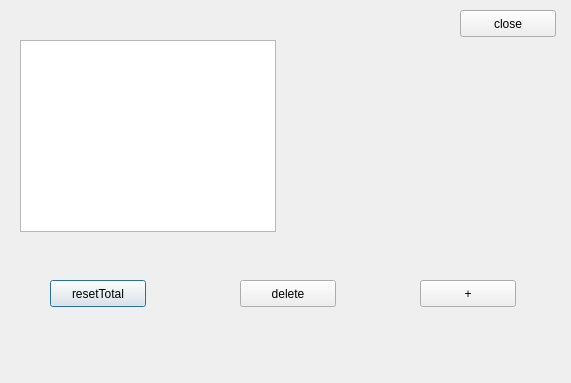
<?xml version="1.0" encoding="UTF-8"?>
<ui version="4.0">
 <class>ManageSubjectDialog</class>
 <widget class="QDialog" name="ManageSubjectDialog">
  <property name="geometry">
   <rect>
    <x>0</x>
    <y>0</y>
    <width>571</width>
    <height>383</height>
   </rect>
  </property>
  <property name="windowTitle">
   <string>Dialog</string>
  </property>
  <widget class="QListWidget" name="subjectList">
   <property name="geometry">
    <rect>
     <x>20</x>
     <y>40</y>
     <width>256</width>
     <height>192</height>
    </rect>
   </property>
  </widget>
  <widget class="QPushButton" name="resetStudieTotal">
   <property name="geometry">
    <rect>
     <x>50</x>
     <y>280</y>
     <width>96</width>
     <height>27</height>
    </rect>
   </property>
   <property name="text">
    <string>resetTotal</string>
   </property>
  </widget>
  <widget class="QPushButton" name="deletSubject">
   <property name="geometry">
    <rect>
     <x>240</x>
     <y>280</y>
     <width>96</width>
     <height>27</height>
    </rect>
   </property>
   <property name="text">
    <string>delete</string>
   </property>
  </widget>
  <widget class="QPushButton" name="addSubject">
   <property name="geometry">
    <rect>
     <x>420</x>
     <y>280</y>
     <width>96</width>
     <height>27</height>
    </rect>
   </property>
   <property name="text">
    <string>+</string>
   </property>
  </widget>
  <widget class="QPushButton" name="close_studie">
   <property name="geometry">
    <rect>
     <x>460</x>
     <y>10</y>
     <width>96</width>
     <height>27</height>
    </rect>
   </property>
   <property name="text">
    <string>close</string>
   </property>
  </widget>
 </widget>
 <resources/>
 <connections/>
</ui>
